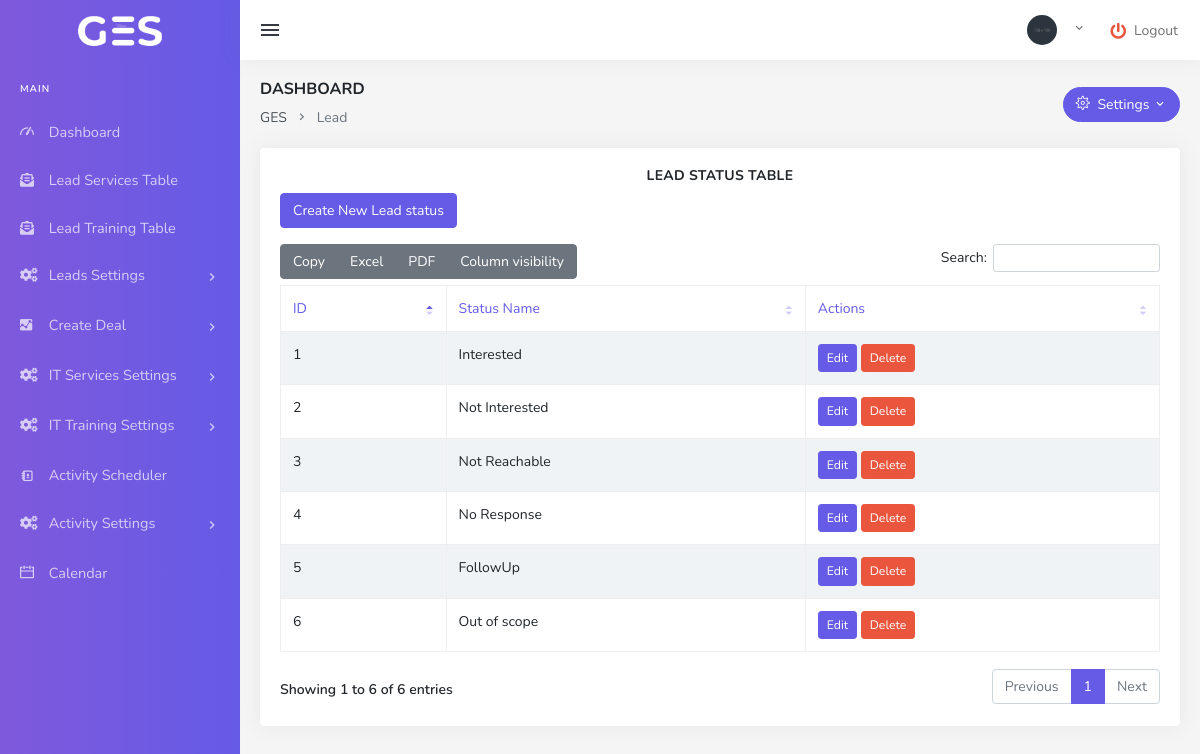
Page /index.php/admin/lead_status on the committed database.
### tables this page shows
CREATE TABLE `lead_status` (
  `status_id` int(11) NOT NULL,
  `status_name` varchar(50) NOT NULL
);

### application/controllers/Admin.php (called while the page is built, shortened)
<?php
class Admin extends CI_Controller {
	public function __construct() {
        $this->load->model('Lead_model');
        $this->load->model('lead_source_model');
        $this->load->model('lead_status_model');
        $this->load->model('LeadServicesRequired_model');
        $this->load->model('Line_of_business_model');
        $this->load->model('It_service_model');
    }
    public function lead_status() {
        $data['lead_statuses'] = $this->lead_status_model->get_all_lead_statuses();
        $this->load->view('admin/lead_status', $data);
    }
}
?>

### index.php (called while the page is built, shortened)
<?php
require_once BASEPATH.'core/CodeIgniter.php';

### application/models/Lead_status_model.php (called while the page is built, shortened)
<?php
class Lead_status_model extends CI_Model {
    public function get_all_lead_statuses() {
        $query = $this->db->get('lead_status');
        return $query->result_array();
    }
}

### application/views/admin/lead_status.php (the view, shortened to what this page needs)
<div class="page-title-box">
                            <div class="row align-items-center">
                                <div class="col-md-8">
                                    <h6 class="page-title">Dashboard</h6>
                                    <ol class="breadcrumb m-0">
                                        <li class="breadcrumb-item"><a href="<?php echo base_url();?>#">GES</a></li>
                                        <li class="breadcrumb-item active" aria-current="page">Lead</li>
                                    </ol>
                                </div>
                                <div class="col-md-4">
                                    <div class="float-end d-none d-md-block">
                                        <div class="dropdown">
                                            <button class="btn btn-primary btn-rounded dropdown-toggle" type="button" id="dropdownMenuButton" data-bs-toggle="dropdown" aria-expanded="false">
                                                <i class="ti-settings me-1"></i> Settings <i class="mdi mdi-chevron-down"></i>
                                            </button>
                                        </div>
                                    </div>
                                </div>
                            </div>
</div>
<div class="row">
                            <div class="col-12">
                                <div class="card">
                                    <div class="card-body">
                                    <div class="text-center">
    <h4 class="card-title">Lead status Table</h4>
    </div>
    <a  href="<?php echo base_url('admin/add_lead_status'); ?>" class="btn btn-primary mb-3 ">Create New Lead status</a>
    <table id="datatable-buttons" class="table table-striped table-bordered dt-responsive nowrap" style="border-collapse: collapse; border-spacing: 0; width: 100%;">
                                            <thead>
                                            <tr>
            <th>ID</th>
            <th>Status Name</th>
            <th>Actions</th>
        </tr>
            </thead>
            <tbody>
            <?php
        $number = 1;
        foreach ($lead_statuses as $lead_status):
        ?>
            <tr>
                <td><?php echo $number; ?></td>
                <td><?php echo $lead_status['status_name']; ?></td>
                <td>
                    <a href="<?php echo base_url('admin/edit_lead_status/' . $lead_status['status_id']); ?>" class="btn btn-primary btn-sm">Edit</a>
                    <a href="<?php echo base_url('admin/delete_lead_status/' . $lead_status['status_id']); ?>"   class="btn btn-danger btn-sm"  onclick="return confirm('Are you sure you want to delete this lead status?')">Delete</a>
                </td>
            </tr>
        <?php
        $number++;
        endforeach;
        ?>
</tbody>
                                        </table>
                                        </div>
                                    </div>
                                </div>
                            </div>

### application/views/admin/lead_status.php (style rules this page uses)
th { color: #655be6; }

### rows in the picture
lead_status: status_name "Interested"
lead_status: status_name "Not Interested"
lead_status: status_name "Not Reachable"
lead_status: status_name "No Response"
lead_status: status_name "FollowUp"
lead_status: status_name "Out of scope"
